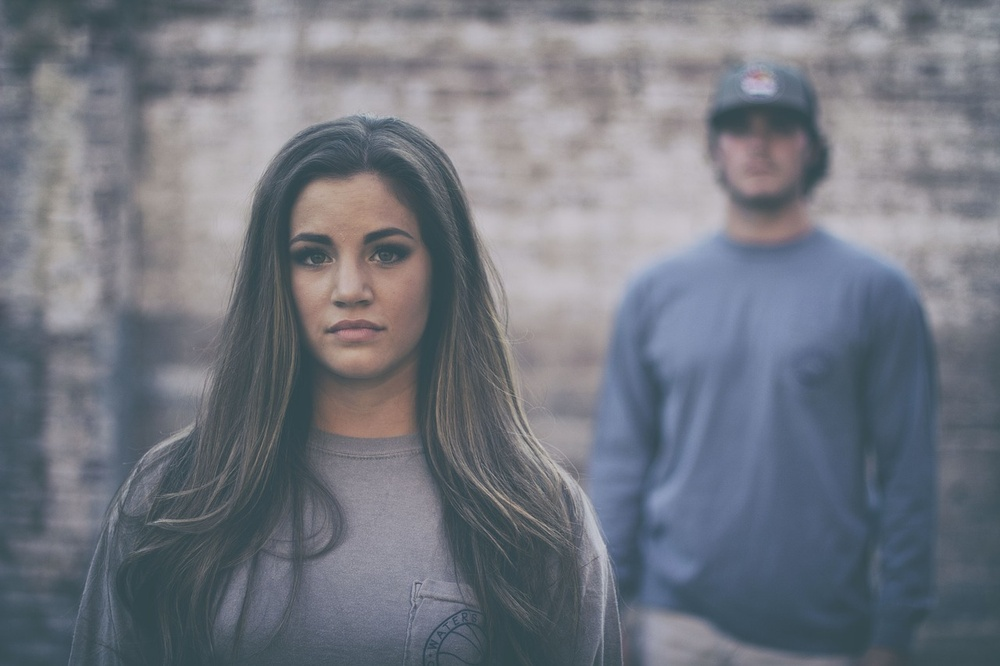
#> input picture woman.jpg, 1000 x 666 px, shrunk from 1280 x 853 before the run, given in place of the camera
$ python maskingHand.py   (older library calls are emulated)
#> lines starting #> are read from the running program, lines starting #| are printed output that depends on the picture; after the words box and inside, x2 and y2 are one past the last pixel; in counts of white or black regions, pixels touching at a corner belong together
# import the necessary packages
import sys
import numpy
import cv2

# load the video
camera = cv2.VideoCapture(0)
# Limits
skin_ycrcb_mint = numpy.array((0, 133, 77))
skin_ycrcb_maxt = numpy.array((255, 173, 127))

while True:
    # grab the current frame
    (grabbed, frame) = camera.read()
#> frame is the input picture: shape (666, 1000, 3); mean B, G, R 128.6, 119.2, 114.9

    im_ycrcb = cv2.cvtColor(frame, cv2.COLOR_BGR2YCR_CB)
#> im_ycrcb: shape (666, 1000, 3); mean of channels 0, 1, 2 119, 125.1, 133.4
    skin_ycrcb = cv2.inRange(im_ycrcb, skin_ycrcb_mint, skin_ycrcb_maxt)
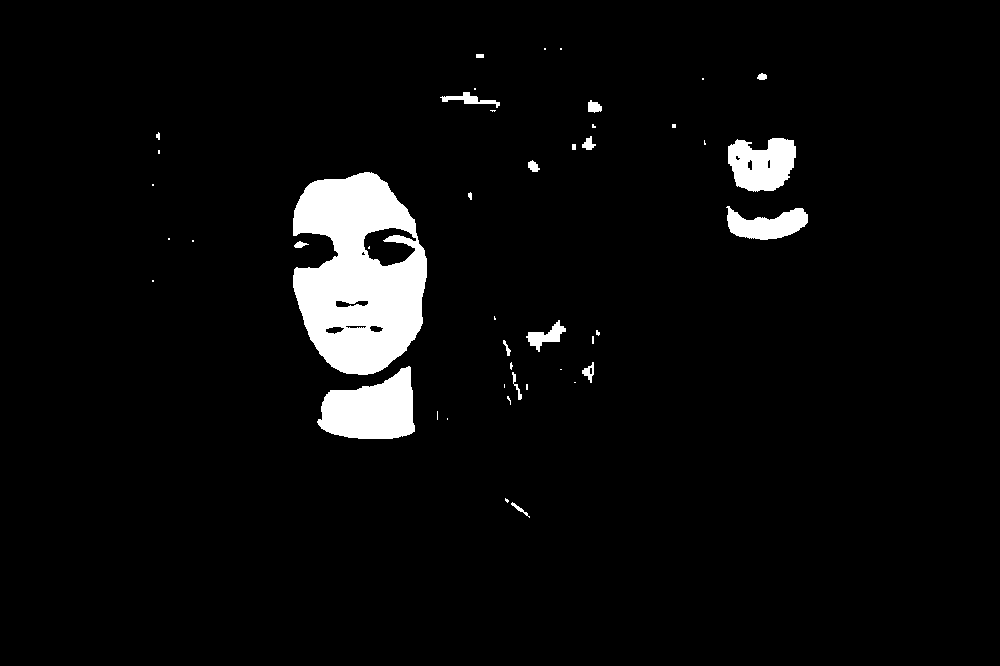
#> skin_ycrcb: shape (666, 1000); 4.5% white; 45 white regions (26 under 20 px)

    (_ ,contours, _) = cv2.findContours(skin_ycrcb, cv2.RETR_EXTERNAL, cv2.CHAIN_APPROX_SIMPLE)
#> contours = 44 contours, 28 with area under 20; largest, box (x1, y1, x2, y2) and area: (293, 172, 427, 375) 20099, (317, 366, 415, 439) 4710, (728, 138, 796, 192) 2684, (726, 206, 808, 240) 1594, (526, 320, 566, 352) 430
    # sort contours area
    contours = sorted(contours, key=cv2.contourArea, reverse=True)


    for i, c in enumerate(contours):
        area = cv2.contourArea(c)
        if area > 1000:
            cv2.drawContours(frame, contours, i, (255, 0, 0), 3)
#> this loop made 44 passes
#> area on passes 1 to 12: 20099, 4710, 2684.5, 1594, 429.5, 254, 108.5, 102.5, 84.5, 74.5, 47.5, 44.5
#> (c, area) on pass 16: ([[476, 54], [476, 57], [483, 57], [483, 54]], 21)
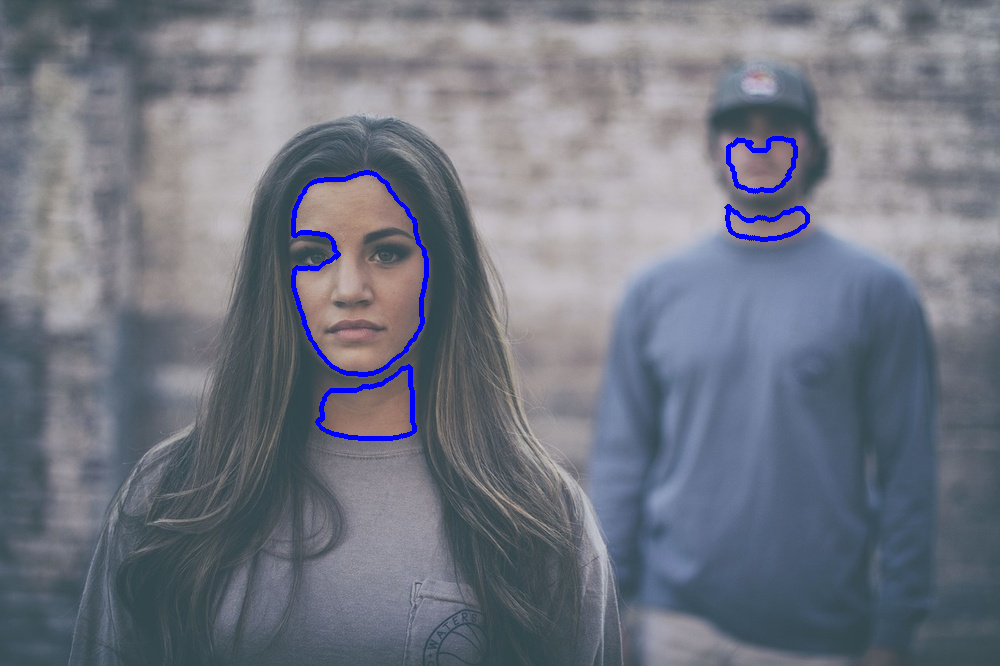
#> frame: shape (666, 1000, 3); 0.95% of pixels changed, all inside (x1, y1, x2, y2) = (291, 136, 810, 441)


    # show the image
    cv2.imshow("images", frame)

    # if the 'q' key is pressed, stop the loop
    if cv2.waitKey(1) & 0xFF == ord("q"):
#> (key q is pressed here)
        break


# cleanup the camera and close any open windows
camera.release()
cv2.destroyAllWindows()
